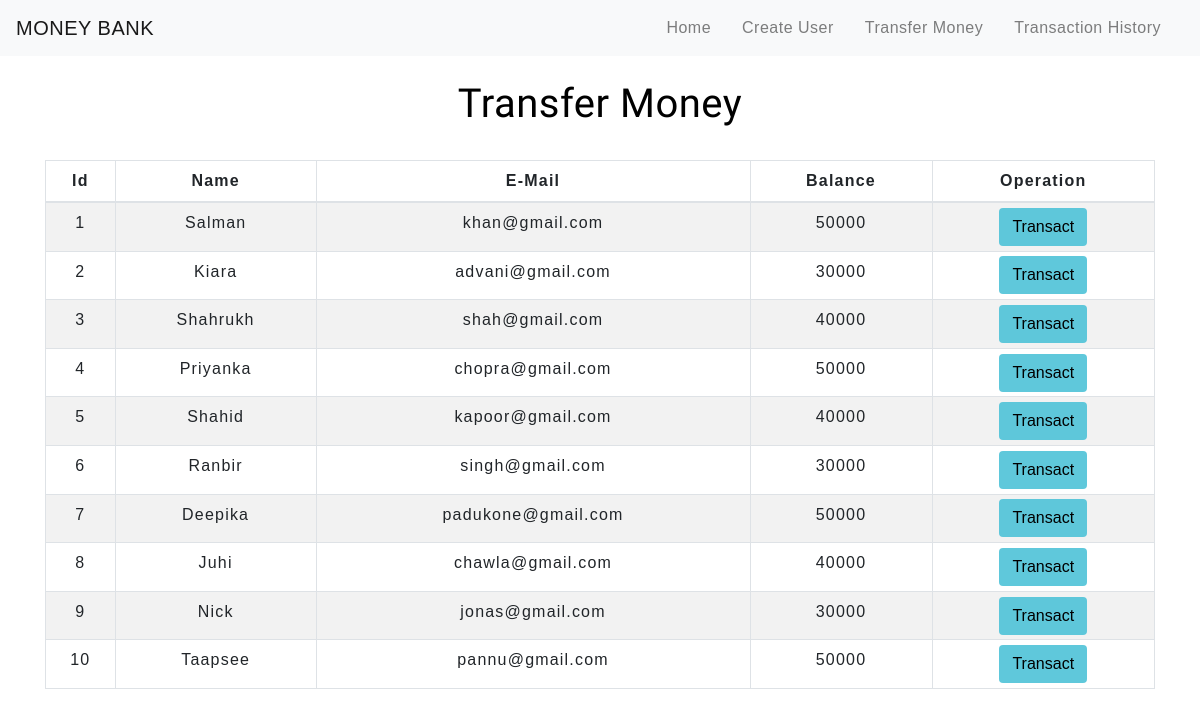
Before: /transfermoney.php with the older database file.
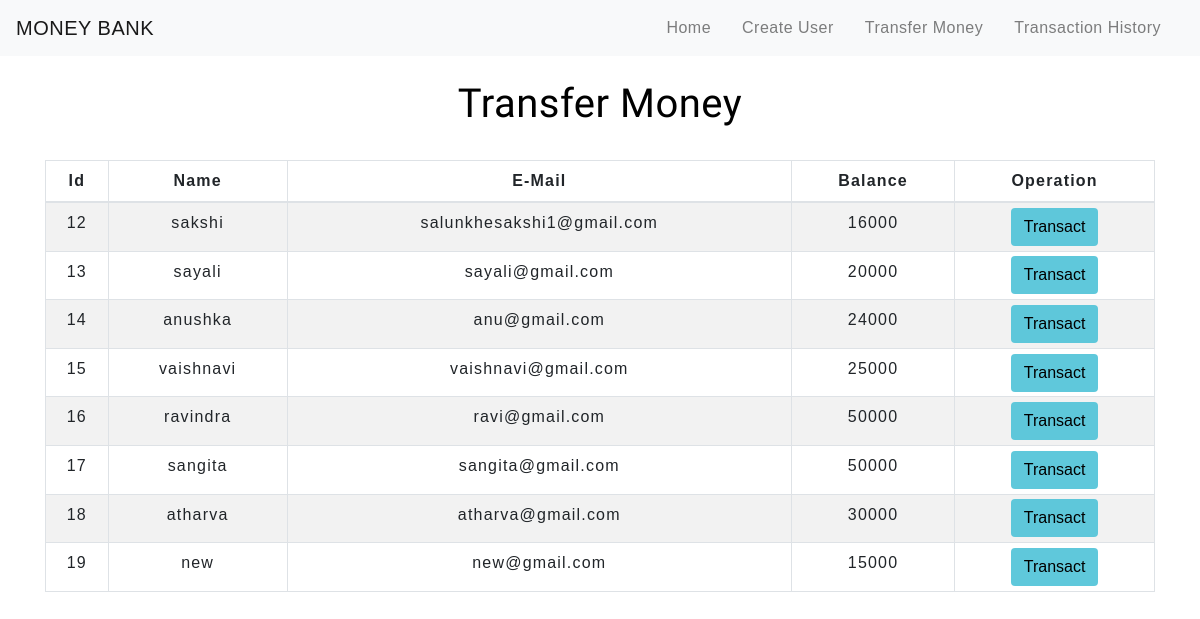
After: the same page with the newer database file.
### tables this page shows
CREATE TABLE `users` (
  `id` int(3) NOT NULL,
  `name` text NOT NULL,
  `email` varchar(30) NOT NULL,
  `balance` int(8) NOT NULL
);

### transfermoney.php (the view, shortened to what this page needs)
<!DOCTYPE html>
<html lang="en">
<head>
    <link rel="stylesheet" href="https://maxcdn.bootstrapcdn.com/bootstrap/4.0.0/css/bootstrap.min.css">
    <link rel="stylesheet" type="text/css" href="css/table.css">
    <link rel="stylesheet" type="text/css" href="css/navbar.css">
</head>
<body>
<?php
    include 'config.php';
    $sql = "SELECT * FROM users";
    $result = mysqli_query($conn,$sql);
?>
<?php
  include 'navbar.php';
?>
<div class="container">
        <h2 class="text-center pt-4">Transfer Money</h2>
        <br>
            <div class="row">
                <div class="col">
                    <div class="table-responsive-sm">
                    <table class="table table-hover table-sm table-striped table-condensed table-bordered">
                        <thead>
                            <tr>
                            <th scope="col" class="text-center py-2">Id</th>
                            <th scope="col" class="text-center py-2">Name</th>
                            <th scope="col" class="text-center py-2">E-Mail</th>
                            <th scope="col" class="text-center py-2">Balance</th>
                            <th scope="col" class="text-center py-2">Operation</th>
                            </tr>
                        </thead>
                        <tbody>
                <?php
                    while($rows=mysqli_fetch_assoc($result)){
                ?>
                    <tr>
                        <td class="py-2"><?php echo $rows['id'] ?></td>
                        <td class="py-2"><?php echo $rows['name']?></td>
                        <td class="py-2"><?php echo $rows['email']?></td>
                        <td class="py-2"><?php echo $rows['balance']?></td>
                        <td><a href="selecteduserdetail.php?id= <?php echo $rows['id'] ;?>"> <button type="button" class="btn">Transact</button></a></td>
                    </tr>
                <?php
                    }
                ?>
                        </tbody>
                    </table>
                    </div>
                </div>
            </div>
         </div>
</body>
</html>

Changed rows visible on the page:
removed users: id "1", name "Salman", email "khan@gmail.com", balance "50000"
removed users: id "2", name "Kiara", email "advani@gmail.com", balance "30000"
removed users: id "3", name "Shahrukh", email "shah@gmail.com", balance "40000"
removed users: id "4", name "Priyanka", email "chopra@gmail.com", balance "50000"
removed users: id "5", name "Shahid", email "kapoor@gmail.com", balance "40000"
removed users: id "6", name "Ranbir", email "singh@gmail.com", balance "30000"
removed users: id "7", name "Deepika", email "padukone@gmail.com", balance "50000"
removed users: id "8", name "Juhi", email "chawla@gmail.com", balance "40000"
removed users: id "9", name "Nick", email "jonas@gmail.com", balance "30000"
removed users: id "10", name "Taapsee", email "pannu@gmail.com", balance "50000"
added users: id "12", name "sakshi", email "salunkhesakshi1@gmail.com", balance "16000"
added users: id "13", name "sayali", email "sayali@gmail.com", balance "20000"
added users: id "14", name "anushka", email "anu@gmail.com", balance "24000"
added users: id "15", name "vaishnavi", email "vaishnavi@gmail.com", balance "25000"
added users: id "16", name "ravindra", email "ravi@gmail.com", balance "50000"
added users: id "17", name "sangita", email "sangita@gmail.com", balance "50000"
added users: id "18", name "atharva", email "atharva@gmail.com", balance "30000"
added users: id "19", name "new", email "new@gmail.com", balance "15000"
